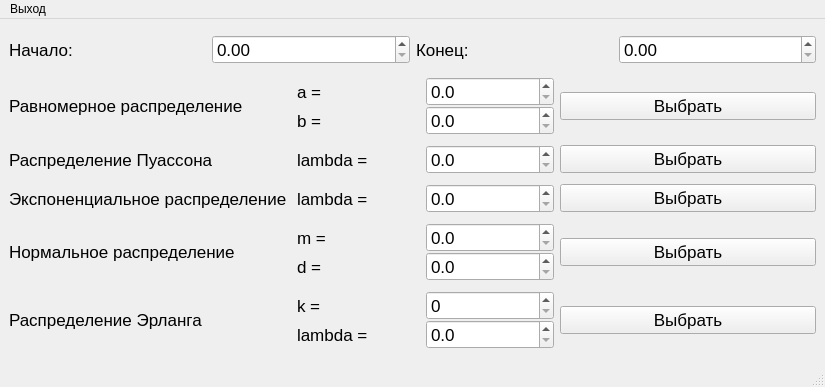
<?xml version="1.0" encoding="UTF-8"?>
<ui version="4.0">
 <class>MainWindow</class>
 <widget class="QMainWindow" name="MainWindow">
  <property name="geometry">
   <rect>
    <x>0</x>
    <y>0</y>
    <width>825</width>
    <height>387</height>
   </rect>
  </property>
  <property name="windowTitle">
   <string>MainWindow</string>
  </property>
  <widget class="QWidget" name="centralwidget">
   <layout class="QVBoxLayout" name="verticalLayout_4">
    <property name="sizeConstraint">
     <enum>QLayout::SetDefaultConstraint</enum>
    </property>
    <item>
     <layout class="QHBoxLayout" name="horizontalLayout">
      <property name="sizeConstraint">
       <enum>QLayout::SetNoConstraint</enum>
      </property>
      <item>
       <widget class="QLabel" name="label">
        <property name="font">
         <font>
          <pointsize>13</pointsize>
         </font>
        </property>
        <property name="text">
         <string>Начало: </string>
        </property>
       </widget>
      </item>
      <item>
       <widget class="QDoubleSpinBox" name="a_spb">
        <property name="font">
         <font>
          <pointsize>13</pointsize>
         </font>
        </property>
       </widget>
      </item>
      <item>
       <widget class="QLabel" name="label_2">
        <property name="font">
         <font>
          <pointsize>13</pointsize>
         </font>
        </property>
        <property name="text">
         <string>Конец: </string>
        </property>
       </widget>
      </item>
      <item>
       <widget class="QDoubleSpinBox" name="b_spb">
        <property name="font">
         <font>
          <pointsize>13</pointsize>
         </font>
        </property>
       </widget>
      </item>
     </layout>
    </item>
    <item>
     <layout class="QGridLayout" name="gridLayout">
      <property name="sizeConstraint">
       <enum>QLayout::SetDefaultConstraint</enum>
      </property>
      <property name="verticalSpacing">
       <number>10</number>
      </property>
      <item row="3" column="2">
       <widget class="QPushButton" name="normal_show_btn">
        <property name="font">
         <font>
          <pointsize>13</pointsize>
         </font>
        </property>
        <property name="text">
         <string>Выбрать</string>
        </property>
       </widget>
      </item>
      <item row="1" column="0">
       <widget class="QLabel" name="label_4">
        <property name="font">
         <font>
          <pointsize>13</pointsize>
         </font>
        </property>
        <property name="text">
         <string>Распределение Пуассона</string>
        </property>
       </widget>
      </item>
      <item row="2" column="0">
       <widget class="QLabel" name="label_7">
        <property name="font">
         <font>
          <pointsize>13</pointsize>
         </font>
        </property>
        <property name="text">
         <string>Экспоненциальное распределение </string>
        </property>
       </widget>
      </item>
      <item row="2" column="2">
       <widget class="QPushButton" name="exponential_show_btn">
        <property name="font">
         <font>
          <pointsize>13</pointsize>
         </font>
        </property>
        <property name="text">
         <string>Выбрать</string>
        </property>
       </widget>
      </item>
      <item row="0" column="2">
       <widget class="QPushButton" name="uniform_show_btn">
        <property name="font">
         <font>
          <pointsize>13</pointsize>
         </font>
        </property>
        <property name="text">
         <string>Выбрать</string>
        </property>
       </widget>
      </item>
      <item row="3" column="0">
       <widget class="QLabel" name="label_8">
        <property name="font">
         <font>
          <pointsize>13</pointsize>
         </font>
        </property>
        <property name="text">
         <string>Нормальное распределение </string>
        </property>
       </widget>
      </item>
      <item row="1" column="1">
       <layout class="QHBoxLayout" name="horizontalLayout_3">
        <item>
         <widget class="QLabel" name="label_5">
          <property name="font">
           <font>
            <pointsize>13</pointsize>
           </font>
          </property>
          <property name="text">
           <string>lambda = </string>
          </property>
         </widget>
        </item>
        <item>
         <widget class="QDoubleSpinBox" name="poisson_lambda_spb">
          <property name="font">
           <font>
            <pointsize>13</pointsize>
           </font>
          </property>
          <property name="decimals">
           <number>1</number>
          </property>
         </widget>
        </item>
       </layout>
      </item>
      <item row="2" column="1">
       <layout class="QHBoxLayout" name="horizontalLayout_4">
        <item>
         <widget class="QLabel" name="label_6">
          <property name="font">
           <font>
            <pointsize>13</pointsize>
           </font>
          </property>
          <property name="text">
           <string>lambda = </string>
          </property>
         </widget>
        </item>
        <item>
         <widget class="QDoubleSpinBox" name="exponential_lambda_spb">
          <property name="font">
           <font>
            <pointsize>13</pointsize>
           </font>
          </property>
          <property name="decimals">
           <number>1</number>
          </property>
         </widget>
        </item>
       </layout>
      </item>
      <item row="3" column="1">
       <layout class="QVBoxLayout" name="verticalLayout">
        <item>
         <layout class="QHBoxLayout" name="horizontalLayout_5">
          <item>
           <widget class="QLabel" name="label_9">
            <property name="font">
             <font>
              <pointsize>13</pointsize>
             </font>
            </property>
            <property name="text">
             <string>m = </string>
            </property>
           </widget>
          </item>
          <item>
           <widget class="QDoubleSpinBox" name="normal_m_spb">
            <property name="font">
             <font>
              <pointsize>13</pointsize>
             </font>
            </property>
            <property name="decimals">
             <number>1</number>
            </property>
           </widget>
          </item>
         </layout>
        </item>
        <item>
         <layout class="QHBoxLayout" name="horizontalLayout_6">
          <item>
           <widget class="QLabel" name="label_10">
            <property name="font">
             <font>
              <pointsize>13</pointsize>
             </font>
            </property>
            <property name="text">
             <string>d = </string>
            </property>
           </widget>
          </item>
          <item>
           <widget class="QDoubleSpinBox" name="normal_d_spb">
            <property name="font">
             <font>
              <pointsize>13</pointsize>
             </font>
            </property>
            <property name="decimals">
             <number>1</number>
            </property>
           </widget>
          </item>
         </layout>
        </item>
       </layout>
      </item>
      <item row="1" column="2">
       <widget class="QPushButton" name="poisson_show_btn">
        <property name="font">
         <font>
          <pointsize>13</pointsize>
         </font>
        </property>
        <property name="text">
         <string>Выбрать</string>
        </property>
       </widget>
      </item>
      <item row="0" column="0">
       <widget class="QLabel" name="label_3">
        <property name="font">
         <font>
          <pointsize>13</pointsize>
         </font>
        </property>
        <property name="text">
         <string>Равномерное распределение </string>
        </property>
       </widget>
      </item>
      <item row="4" column="0">
       <widget class="QLabel" name="label_15">
        <property name="font">
         <font>
          <pointsize>13</pointsize>
         </font>
        </property>
        <property name="text">
         <string>Распределение Эрланга</string>
        </property>
       </widget>
      </item>
      <item row="4" column="1">
       <layout class="QVBoxLayout" name="verticalLayout_3">
        <item>
         <layout class="QHBoxLayout" name="horizontalLayout_9">
          <item>
           <widget class="QLabel" name="label_13">
            <property name="font">
             <font>
              <pointsize>13</pointsize>
             </font>
            </property>
            <property name="text">
             <string>k = </string>
            </property>
           </widget>
          </item>
          <item>
           <widget class="QSpinBox" name="erlang_k_spb">
            <property name="font">
             <font>
              <pointsize>13</pointsize>
             </font>
            </property>
           </widget>
          </item>
         </layout>
        </item>
        <item>
         <layout class="QHBoxLayout" name="horizontalLayout_10">
          <item>
           <widget class="QLabel" name="label_14">
            <property name="font">
             <font>
              <pointsize>13</pointsize>
             </font>
            </property>
            <property name="text">
             <string>lambda = </string>
            </property>
           </widget>
          </item>
          <item>
           <widget class="QDoubleSpinBox" name="erlang_lambda_spb">
            <property name="font">
             <font>
              <pointsize>13</pointsize>
             </font>
            </property>
            <property name="decimals">
             <number>1</number>
            </property>
           </widget>
          </item>
         </layout>
        </item>
       </layout>
      </item>
      <item row="4" column="2">
       <widget class="QPushButton" name="erlang_show_btn">
        <property name="font">
         <font>
          <pointsize>13</pointsize>
         </font>
        </property>
        <property name="text">
         <string>Выбрать</string>
        </property>
       </widget>
      </item>
      <item row="0" column="1">
       <layout class="QVBoxLayout" name="verticalLayout_2">
        <item>
         <layout class="QHBoxLayout" name="horizontalLayout_7">
          <item>
           <widget class="QLabel" name="label_11">
            <property name="font">
             <font>
              <pointsize>13</pointsize>
             </font>
            </property>
            <property name="text">
             <string>a = </string>
            </property>
           </widget>
          </item>
          <item>
           <widget class="QDoubleSpinBox" name="uniform_a_spb">
            <property name="font">
             <font>
              <pointsize>13</pointsize>
             </font>
            </property>
            <property name="decimals">
             <number>1</number>
            </property>
           </widget>
          </item>
         </layout>
        </item>
        <item>
         <layout class="QHBoxLayout" name="horizontalLayout_8">
          <item>
           <widget class="QLabel" name="label_12">
            <property name="font">
             <font>
              <pointsize>13</pointsize>
             </font>
            </property>
            <property name="text">
             <string>b = </string>
            </property>
           </widget>
          </item>
          <item>
           <widget class="QDoubleSpinBox" name="uniform_b_spb">
            <property name="font">
             <font>
              <pointsize>13</pointsize>
             </font>
            </property>
            <property name="decimals">
             <number>1</number>
            </property>
           </widget>
          </item>
         </layout>
        </item>
       </layout>
      </item>
     </layout>
    </item>
   </layout>
  </widget>
  <widget class="QMenuBar" name="menubar">
   <property name="geometry">
    <rect>
     <x>0</x>
     <y>0</y>
     <width>825</width>
     <height>22</height>
    </rect>
   </property>
   <widget class="QMenu" name="exit_pbtn">
    <property name="title">
     <string>Выход</string>
    </property>
   </widget>
   <addaction name="exit_pbtn"/>
  </widget>
  <widget class="QStatusBar" name="statusbar"/>
 </widget>
 <resources/>
 <connections/>
</ui>
